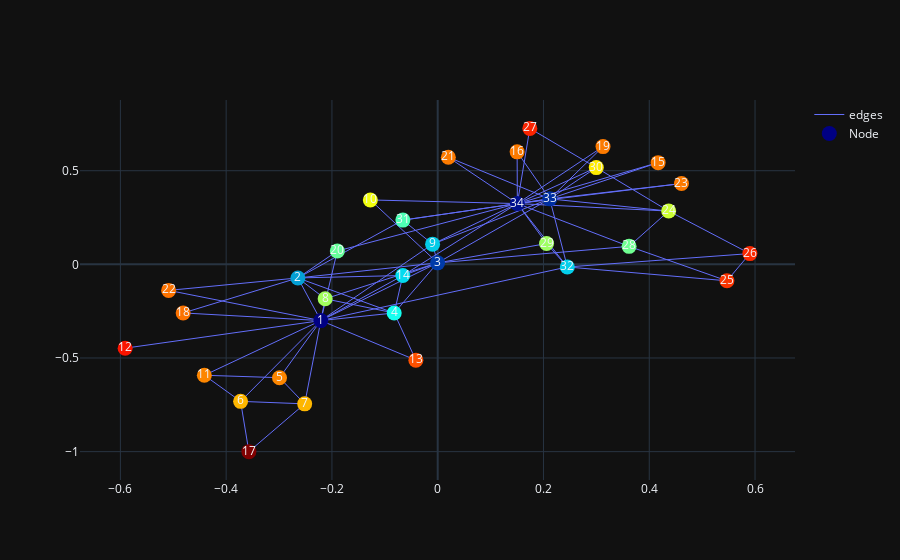

Notebook cell for this chart:
### Code cell
vectoriezed = visualize_rdd_vector(G, global_root_node, global_radius, pos, global_measure_list)
vectoriezed = add_markers(vectoriezed, global_markers)
vectoriezed.show(config={'scrollZoom' : True})
df_vectoriezed = measures.get_rdds_for_visuals_vector(G, global_root_node, global_measure_list, global_radius)
# df_vectoriezed

### Figure 1 — Plotly figure (JSON) as saved in the notebook; plotly's stock layout.template omitted (floating-point values rounded to 4 significant figures; data arrays with more than 128 entries replaced by an {"elided": "..."} marker saying what was removed)
{"data": [{"line": {"width": 1}, "marker": {"color": [0, 34.73, 22.18, 47.38, 79.82, 75.52, 75.52, 60.43, 39.79, 67.62, 79.82, 90.07, 84.69, 41.65, 80.93, 80.93, 114.9, 81.65, 80.93, 55.0, 80.93, 81.65, 80.93, 64.16, 87.22, 88.18, 88.68, 55.8, 60.1, 70.7, 52.63, 40.14, 17.96, 5.797], "colorscale": [[0, "rgb(0,0,131)"], [0.2, "rgb(0,60,170)"], [0.4, "rgb(5,255,255)"], [0.6, "rgb(255,255,0)"], [0.8, "rgb(250,0,0)"], [1, "rgb(128,0,0)"]], "size": 15}, "mode": "lines", "name": "edges", "type": "scatter", "uid": "9a353f12-4730-4708-b9c2-bc343d0990c2", "x": {"elided": "234 float values"}, "y": {"elided": "234 float values"}}, {"customdata": {"elided": "34x11 float values"}, "hovertemplate": "node_name: %{customdata[0]} <br> radius: %{customdata[1]} <br> degree: %{customdata[2]} <br> triangles: %{customdata[3]} <br> global_graph_degree: %{customdata[4]} <br> global_graph_clique: %{customdata[5]} <br> local_graph_degree: %{customdata[6]} <br> local_graph_clique: %{customdata[7]} <br> normalized_rdd: %{customdata[8]} <br> nodes_x: %{customdata[9]} <br> nodes_y: %{customdata[10]} <br> ", "marker": {"color": [0, 34.73, 22.18, 47.38, 79.82, 75.52, 75.52, 60.43, 39.79, 67.62, 79.82, 90.07, 84.69, 41.65, 80.93, 80.93, 114.9, 81.65, 80.93, 55.0, 80.93, 81.65, 80.93, 64.16, 87.22, 88.18, 88.68, 55.8, 60.1, 70.7, 52.63, 40.14, 17.96, 5.797], "colorscale": [[0, "rgb(0,0,131)"], [0.2, "rgb(0,60,170)"], [0.4, "rgb(5,255,255)"], [0.6, "rgb(255,255,0)"], [0.8, "rgb(250,0,0)"], [1, "rgb(128,0,0)"]], "size": 15}, "mode": "markers+text", "name": "Node", "text": [1, 2, 3, 4, 5, 6, 7, 8, 9, 10, 11, 12, 13, 14, 15, 16, 17, 18, 19, 20, 21, 22, 23, 24, 25, 26, 27, 28, 29, 30, 31, 32, 33, 34], "type": "scatter", "uid": "bbc2840c-4c4a-430f-a14f-7813bede0eb1", "x": [-0.221, -0.2644, -0.0002348, -0.08225, -0.2991, -0.3727, -0.2515, -0.2128, -0.009685, -0.1274, -0.4413, -0.5911, -0.04132, -0.06597, 0.4168, 0.1501, -0.357, -0.4813, 0.3126, -0.1898, 0.02011, -0.5088, 0.4609, 0.4367, 0.5469, 0.5903, 0.1742, 0.3619, 0.2058, 0.2998, -0.06592, 0.2451, 0.2118, 0.1506], "y": [-0.3003, -0.07257, 0.007985, -0.2597, -0.6052, -0.7315, -0.7449, -0.184, 0.108, 0.344, -0.5922, -0.4476, -0.5115, -0.0595, 0.5431, 0.6006, -1, -0.2595, 0.6287, 0.07142, 0.5718, -0.139, 0.4314, 0.2845, -0.08786, 0.05749, 0.7261, 0.09602, 0.111, 0.5166, 0.2363, -0.01397, 0.3497, 0.3245]}], "layout": {"dragmode": "pan"}}
